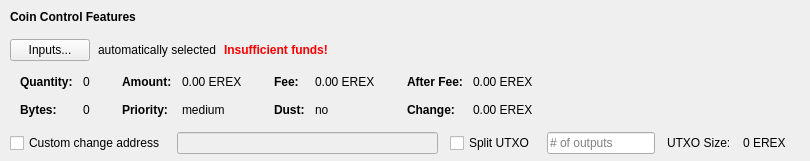
       <widget class="QFrame" name="frameCoinControl">
        <property name="sizePolicy">
         <sizepolicy hsizetype="Expanding" vsizetype="Expanding">
          <horstretch>0</horstretch>
          <verstretch>0</verstretch>
         </sizepolicy>
        </property>
        <property name="maximumSize">
         <size>
          <width>16777215</width>
          <height>16777215</height>
         </size>
        </property>
        <property name="lineWidth">
         <number>0</number>
        </property>
        <layout class="QVBoxLayout" name="verticalLayoutCoinControl2">
         <property name="spacing">
          <number>0</number>
         </property>
         <property name="leftMargin">
          <number>0</number>
         </property>
         <property name="topMargin">
          <number>0</number>
         </property>
         <property name="rightMargin">
          <number>0</number>
         </property>
         <property name="bottomMargin">
          <number>6</number>
         </property>
         <item>
          <layout class="QVBoxLayout" name="verticalLayoutCoinControl" stretch="0,0,0,0,1">
           <property name="spacing">
            <number>0</number>
           </property>
           <property name="leftMargin">
            <number>10</number>
           </property>
           <property name="topMargin">
            <number>10</number>
           </property>
           <item>
            <layout class="QHBoxLayout" name="horizontalLayoutCoinControl1">
             <property name="bottomMargin">
              <number>15</number>
             </property>
             <item>
              <widget class="QLabel" name="labelCoinControlFeatures">
               <property name="sizePolicy">
                <sizepolicy hsizetype="Preferred" vsizetype="Maximum">
                 <horstretch>0</horstretch>
                 <verstretch>0</verstretch>
                </sizepolicy>
               </property>
               <property name="font">
                <font>
                 <weight>75</weight>
                 <bold>true</bold>
                </font>
               </property>
               <property name="styleSheet">
                <string notr="true">font-weight:bold;</string>
               </property>
               <property name="text">
                <string>Coin Control Features</string>
               </property>
              </widget>
             </item>
            </layout>
           </item>
           <item>
            <layout class="QHBoxLayout" name="horizontalLayoutCoinControl2" stretch="0,0,0,0">
             <property name="spacing">
              <number>8</number>
             </property>
             <property name="bottomMargin">
              <number>10</number>
             </property>
             <item>
              <widget class="QPushButton" name="pushButtonCoinControl">
               <property name="styleSheet">
                <string notr="true"/>
               </property>
               <property name="text">
                <string>Inputs...</string>
               </property>
               <property name="autoDefault">
                <bool>false</bool>
               </property>
              </widget>
             </item>
             <item>
              <widget class="QLabel" name="labelCoinControlAutomaticallySelected">
               <property name="text">
                <string>automatically selected</string>
               </property>
               <property name="margin">
                <number>5</number>
               </property>
              </widget>
             </item>
             <item>
              <widget class="QLabel" name="labelCoinControlInsuffFunds">
               <property name="font">
                <font>
                 <weight>75</weight>
                 <bold>true</bold>
                </font>
               </property>
               <property name="styleSheet">
                <string notr="true">color:red;font-weight:bold;</string>
               </property>
               <property name="text">
                <string>Insufficient funds!</string>
               </property>
               <property name="margin">
                <number>5</number>
               </property>
              </widget>
             </item>
             <item>
              <spacer name="horizontalSpacerCoinControl">
               <property name="orientation">
                <enum>Qt::Horizontal</enum>
               </property>
               <property name="sizeHint" stdset="0">
                <size>
                 <width>40</width>
                 <height>1</height>
                </size>
               </property>
              </spacer>
             </item>
            </layout>
           </item>
           <item>
            <widget class="QWidget" name="widgetCoinControl" native="true">
             <property name="sizePolicy">
              <sizepolicy hsizetype="Preferred" vsizetype="Preferred">
               <horstretch>0</horstretch>
               <verstretch>0</verstretch>
              </sizepolicy>
             </property>
             <property name="minimumSize">
              <size>
               <width>0</width>
               <height>0</height>
              </size>
             </property>
             <property name="styleSheet">
              <string notr="true"/>
             </property>
             <layout class="QHBoxLayout" name="horizontalLayoutCoinControl5">
              <property name="leftMargin">
               <number>0</number>
              </property>
              <property name="topMargin">
               <number>0</number>
              </property>
              <property name="rightMargin">
               <number>0</number>
              </property>
              <property name="bottomMargin">
               <number>0</number>
              </property>
              <item>
               <layout class="QHBoxLayout" name="horizontalLayoutCoinControl3" stretch="0,0,0,1">
                <property name="spacing">
                 <number>20</number>
                </property>
                <property name="topMargin">
                 <number>0</number>
                </property>
                <property name="bottomMargin">
                 <number>10</number>
                </property>
                <item>
                 <layout class="QFormLayout" name="formLayoutCoinControl1">
                  <property name="horizontalSpacing">
                   <number>10</number>
                  </property>
                  <property name="verticalSpacing">
                   <number>14</number>
                  </property>
                  <property name="leftMargin">
                   <number>10</number>
                  </property>
                  <property name="topMargin">
                   <number>4</number>
                  </property>
                  <property name="rightMargin">
                   <number>6</number>
                  </property>
                  <item row="0" column="0">
                   <widget class="QLabel" name="labelCoinControlQuantityText">
                    <property name="font">
                     <font>
                      <weight>75</weight>
                      <bold>true</bold>
                     </font>
                    </property>
                    <property name="text">
                     <string>Quantity:</string>
                    </property>
                    <property name="margin">
                     <number>0</number>
                    </property>
                   </widget>
                  </item>
                  <item row="0" column="1">
                   <widget class="QLabel" name="labelCoinControlQuantity">
                    <property name="cursor">
                     <cursorShape>IBeamCursor</cursorShape>
                    </property>
                    <property name="contextMenuPolicy">
                     <enum>Qt::ActionsContextMenu</enum>
                    </property>
                    <property name="text">
                     <string notr="true">0</string>
                    </property>
                    <property name="margin">
                     <number>0</number>
                    </property>
                    <property name="textInteractionFlags">
                     <set>Qt::LinksAccessibleByMouse|Qt::TextSelectableByKeyboard|Qt::TextSelectableByMouse</set>
                    </property>
                   </widget>
                  </item>
                  <item row="1" column="0">
                   <widget class="QLabel" name="labelCoinControlBytesText">
                    <property name="font">
                     <font>
                      <weight>75</weight>
                      <bold>true</bold>
                     </font>
                    </property>
                    <property name="text">
                     <string>Bytes:</string>
                    </property>
                   </widget>
                  </item>
                  <item row="1" column="1">
                   <widget class="QLabel" name="labelCoinControlBytes">
                    <property name="cursor">
                     <cursorShape>IBeamCursor</cursorShape>
                    </property>
                    <property name="contextMenuPolicy">
                     <enum>Qt::ActionsContextMenu</enum>
                    </property>
                    <property name="text">
                     <string notr="true">0</string>
                    </property>
                    <property name="textInteractionFlags">
                     <set>Qt::LinksAccessibleByMouse|Qt::TextSelectableByKeyboard|Qt::TextSelectableByMouse</set>
                    </property>
                   </widget>
                  </item>
                 </layout>
                </item>
                <item>
                 <layout class="QFormLayout" name="formLayoutCoinControl2">
                  <property name="horizontalSpacing">
                   <number>10</number>
                  </property>
                  <property name="verticalSpacing">
                   <number>14</number>
                  </property>
                  <property name="leftMargin">
                   <number>6</number>
                  </property>
                  <property name="topMargin">
                   <number>4</number>
                  </property>
                  <property name="rightMargin">
                   <number>6</number>
                  </property>
                  <item row="0" column="0">
                   <widget class="QLabel" name="labelCoinControlAmountText">
                    <property name="font">
                     <font>
                      <weight>75</weight>
                      <bold>true</bold>
                     </font>
                    </property>
                    <property name="text">
                     <string>Amount:</string>
                    </property>
                    <property name="margin">
                     <number>0</number>
                    </property>
                   </widget>
                  </item>
                  <item row="0" column="1">
                   <widget class="QLabel" name="labelCoinControlAmount">
                    <property name="cursor">
                     <cursorShape>IBeamCursor</cursorShape>
                    </property>
                    <property name="contextMenuPolicy">
                     <enum>Qt::ActionsContextMenu</enum>
                    </property>
                    <property name="text">
                     <string notr="true">0.00 EREX</string>
                    </property>
                    <property name="textInteractionFlags">
                     <set>Qt::LinksAccessibleByMouse|Qt::TextSelectableByKeyboard|Qt::TextSelectableByMouse</set>
                    </property>
                   </widget>
                  </item>
                  <item row="1" column="0">
                   <widget class="QLabel" name="labelCoinControlPriorityText">
                    <property name="font">
                     <font>
                      <weight>75</weight>
                      <bold>true</bold>
                     </font>
                    </property>
                    <property name="text">
                     <string>Priority:</string>
                    </property>
                   </widget>
                  </item>
                  <item row="1" column="1">
                   <widget class="QLabel" name="labelCoinControlPriority">
                    <property name="cursor">
                     <cursorShape>IBeamCursor</cursorShape>
                    </property>
                    <property name="contextMenuPolicy">
                     <enum>Qt::ActionsContextMenu</enum>
                    </property>
                    <property name="text">
                     <string>medium</string>
                    </property>
                    <property name="textInteractionFlags">
                     <set>Qt::LinksAccessibleByMouse|Qt::TextSelectableByKeyboard|Qt::TextSelectableByMouse</set>
                    </property>
                   </widget>
                  </item>
                 </layout>
                </item>
                <item>
                 <layout class="QFormLayout" name="formLayoutCoinControl3">
                  <property name="horizontalSpacing">
                   <number>10</number>
                  </property>
                  <property name="verticalSpacing">
                   <number>14</number>
                  </property>
                  <property name="leftMargin">
                   <number>6</number>
                  </property>
                  <property name="topMargin">
                   <number>4</number>
                  </property>
                  <property name="rightMargin">
                   <number>6</number>
                  </property>
                  <item row="0" column="0">
                   <widget class="QLabel" name="labelCoinControlFeeText">
                    <property name="font">
                     <font>
                      <weight>75</weight>
                      <bold>true</bold>
                     </font>
                    </property>
                    <property name="text">
                     <string>Fee:</string>
                    </property>
                    <property name="margin">
                     <number>0</number>
                    </property>
                   </widget>
                  </item>
                  <item row="0" column="1">
                   <widget class="QLabel" name="labelCoinControlFee">
                    <property name="cursor">
                     <cursorShape>IBeamCursor</cursorShape>
                    </property>
                    <property name="contextMenuPolicy">
                     <enum>Qt::ActionsContextMenu</enum>
                    </property>
                    <property name="text">
                     <string notr="true">0.00 EREX</string>
                    </property>
                    <property name="textInteractionFlags">
                     <set>Qt::LinksAccessibleByMouse|Qt::TextSelectableByKeyboard|Qt::TextSelectableByMouse</set>
                    </property>
                   </widget>
                  </item>
                  <item row="1" column="0">
                   <widget class="QLabel" name="labelCoinControlLowOutputText">
                    <property name="font">
                     <font>
                      <weight>75</weight>
                      <bold>true</bold>
                     </font>
                    </property>
                    <property name="text">
                     <string>Dust:</string>
                    </property>
                   </widget>
                  </item>
                  <item row="1" column="1">
                   <widget class="QLabel" name="labelCoinControlLowOutput">
                    <property name="cursor">
                     <cursorShape>IBeamCursor</cursorShape>
                    </property>
                    <property name="contextMenuPolicy">
                     <enum>Qt::ActionsContextMenu</enum>
                    </property>
                    <property name="text">
                     <string>no</string>
                    </property>
                    <property name="textInteractionFlags">
                     <set>Qt::LinksAccessibleByMouse|Qt::TextSelectableByKeyboard|Qt::TextSelectableByMouse</set>
                    </property>
                   </widget>
                  </item>
                 </layout>
                </item>
                <item>
                 <layout class="QFormLayout" name="formLayoutCoinControl4">
                  <property name="horizontalSpacing">
                   <number>10</number>
                  </property>
                  <property name="verticalSpacing">
                   <number>14</number>
                  </property>
                  <property name="leftMargin">
                   <number>6</number>
                  </property>
                  <property name="topMargin">
                   <number>4</number>
                  </property>
                  <property name="rightMargin">
                   <number>6</number>
                  </property>
                  <item row="0" column="0">
                   <widget class="QLabel" name="labelCoinControlAfterFeeText">
                    <property name="font">
                     <font>
                      <weight>75</weight>
                      <bold>true</bold>
                     </font>
                    </property>
                    <property name="text">
                     <string>After Fee:</string>
                    </property>
                    <property name="margin">
                     <number>0</number>
                    </property>
                   </widget>
                  </item>
                  <item row="0" column="1">
                   <widget class="QLabel" name="labelCoinControlAfterFee">
                    <property name="cursor">
                     <cursorShape>IBeamCursor</cursorShape>
                    </property>
                    <property name="contextMenuPolicy">
                     <enum>Qt::ActionsContextMenu</enum>
                    </property>
                    <property name="text">
                     <string notr="true">0.00 EREX</string>
                    </property>
                    <property name="textInteractionFlags">
                     <set>Qt::LinksAccessibleByMouse|Qt::TextSelectableByKeyboard|Qt::TextSelectableByMouse</set>
                    </property>
                   </widget>
                  </item>
                  <item row="1" column="0">
                   <widget class="QLabel" name="labelCoinControlChangeText">
                    <property name="font">
                     <font>
                      <weight>75</weight>
                      <bold>true</bold>
                     </font>
                    </property>
                    <property name="text">
                     <string>Change:</string>
                    </property>
                   </widget>
                  </item>
                  <item row="1" column="1">
                   <widget class="QLabel" name="labelCoinControlChange">
                    <property name="cursor">
                     <cursorShape>IBeamCursor</cursorShape>
                    </property>
                    <property name="contextMenuPolicy">
                     <enum>Qt::ActionsContextMenu</enum>
                    </property>
                    <property name="text">
                     <string notr="true">0.00 EREX</string>
                    </property>
                    <property name="textInteractionFlags">
                     <set>Qt::LinksAccessibleByMouse|Qt::TextSelectableByKeyboard|Qt::TextSelectableByMouse</set>
                    </property>
                   </widget>
                  </item>
                 </layout>
                </item>
               </layout>
              </item>
             </layout>
            </widget>
           </item>
           <item>
            <layout class="QHBoxLayout" name="horizontalLayoutCoinControl4" stretch="0,0,0,0,0,0,0">
             <property name="spacing">
              <number>12</number>
             </property>
             <property name="sizeConstraint">
              <enum>QLayout::SetDefaultConstraint</enum>
             </property>
             <property name="topMargin">
              <number>5</number>
             </property>
             <property name="rightMargin">
              <number>5</number>
             </property>
             <item>
              <widget class="QCheckBox" name="checkBoxCoinControlChange">
               <property name="toolTip">
                <string>If this is activated, but the change address is empty or invalid, change will be sent to a newly generated address.</string>
               </property>
               <property name="text">
                <string>Custom change address</string>
               </property>
               <property name="iconSize">
                <size>
                 <width>17</width>
                 <height>17</height>
                </size>
               </property>
              </widget>
             </item>
             <item>
              <widget class="QValidatedLineEdit" name="lineEditCoinControlChange">
               <property name="enabled">
                <bool>false</bool>
               </property>
               <property name="sizePolicy">
                <sizepolicy hsizetype="Expanding" vsizetype="Fixed">
                 <horstretch>0</horstretch>
                 <verstretch>0</verstretch>
                </sizepolicy>
               </property>
              </widget>
             </item>
             <item>
              <widget class="QCheckBox" name="splitBlockCheckBox">
               <property name="text">
                <string>Split UTXO</string>
               </property>
               <property name="iconSize">
                <size>
                 <width>17</width>
                 <height>17</height>
                </size>
               </property>
              </widget>
             </item>
             <item>
              <widget class="QLineEdit" name="splitBlockLineEdit">
               <property name="sizePolicy">
                <sizepolicy hsizetype="Fixed" vsizetype="Fixed">
                 <horstretch>50</horstretch>
                 <verstretch>0</verstretch>
                </sizepolicy>
               </property>
               <property name="placeholderText">
                <string># of outputs</string>
               </property>
              </widget>
             </item>
             <item>
              <widget class="QLabel" name="labelBlockSizeText">
               <property name="text">
                <string>UTXO Size:</string>
               </property>
              </widget>
             </item>
             <item>
              <widget class="QLabel" name="labelBlockSize">
               <property name="text">
                <string>0 EREX</string>
               </property>
              </widget>
             </item>
             <item>
              <widget class="QLabel" name="labelCoinControlChangeLabel">
               <property name="sizePolicy">
                <sizepolicy hsizetype="Preferred" vsizetype="Expanding">
                 <horstretch>0</horstretch>
                 <verstretch>0</verstretch>
                </sizepolicy>
               </property>
               <property name="minimumSize">
                <size>
                 <width>0</width>
                 <height>0</height>
                </size>
               </property>
               <property name="text">
                <string/>
               </property>
               <property name="margin">
                <number>3</number>
               </property>
              </widget>
             </item>
            </layout>
           </item>
           <item>
            <spacer name="verticalSpacerCoinControl">
             <property name="orientation">
              <enum>Qt::Vertical</enum>
             </property>
             <property name="sizeHint" stdset="0">
              <size>
               <width>800</width>
               <height>1</height>
              </size>
             </property>
            </spacer>
           </item>
          </layout>
         </item>
        </layout>
       </widget>
